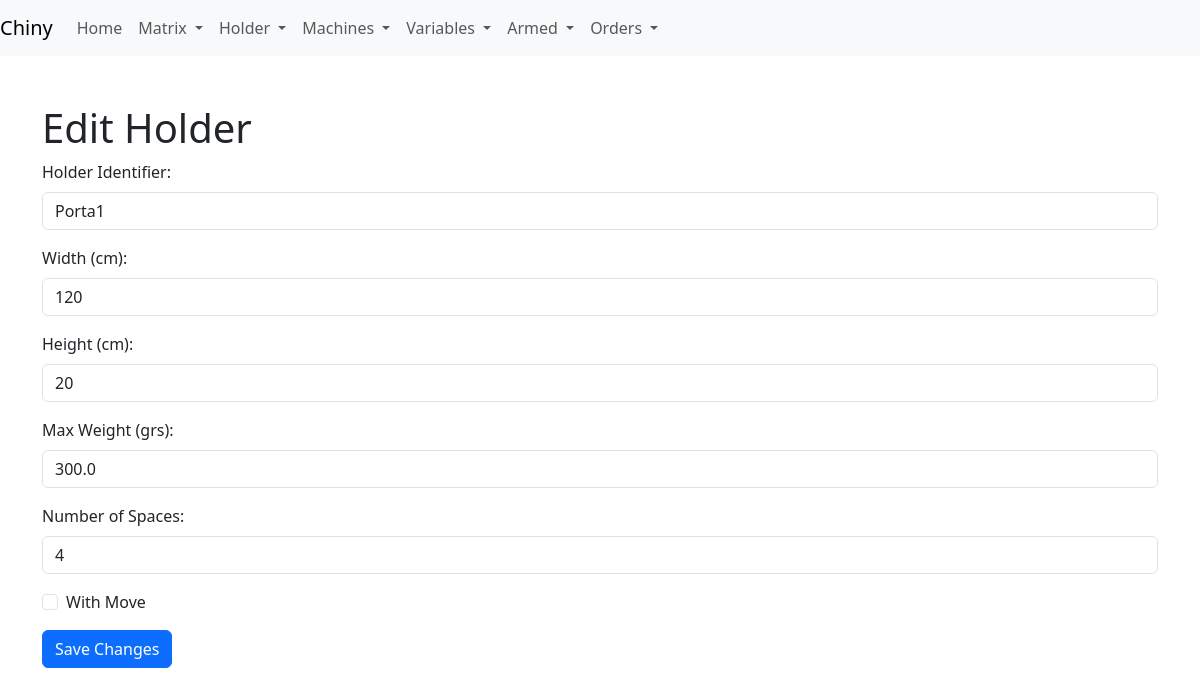
/edit_holder/1, run on the app's committed database.
### app/models.py (models this page shows)
class Holder(db.Model):
    __tablename__ = 'holder'
    id = db.Column(db.Integer, primary_key=True)
    identifier = db.Column(db.String(5), nullable=False)
    width_cm = db.Column(db.Integer, nullable=False)
    height_cm = db.Column(db.Integer, nullable=False)
    max_weight_grs = db.Column(db.Float, nullable=False)
    with_move = db.Column(db.Boolean, default=False)
    available = db.Column(db.Boolean, default=True)
    num_spaces = db.Column(db.Integer, nullable=False)  # Número de espacios
    sectors = db.relationship('Sector', backref='holder', lazy=True)

### app/routes.py (the view, shortened to what this page needs)
@app.route('/edit_holder/<int:holder_id>', methods=['GET', 'POST'])
def edit_holder(holder_id):
    holder = Holder.query.get_or_404(holder_id)
    return render_template('edit_holder.html', holder=holder)

### app/templates/edit_holder.html (shortened to what this page needs)
<!DOCTYPE html>
<html lang="en">
<head>
    <link rel="stylesheet" href="{{ url_for('static', filename='css/bootstrap.min.css') }}">
</head>
<body>
    {% include 'navbar.html' %}
    <div class="container mt-5">
        <h1>Edit Holder</h1>
        <form method="POST" action="{{ url_for('edit_holder', holder_id=holder.id) }}">
            <div class="mb-3">
                <label for="identifier" class="form-label">Holder Identifier:</label>
                <input type="text" class="form-control" id="identifier" name="identifier" value="{{ holder.identifier }}" required>
            </div>
            <div class="mb-3">
                <label for="width_cm" class="form-label">Width (cm):</label>
                <input type="number" class="form-control" id="width_cm" name="width_cm" value="{{ holder.width_cm }}" required>
            </div>
            <div class="mb-3">
                <label for="height_cm" class="form-label">Height (cm):</label>
                <input type="number" class="form-control" id="height_cm" name="height_cm" value="{{ holder.height_cm }}" required>
            </div>
            <div class="mb-3">
                <label for="max_weight_grs" class="form-label">Max Weight (grs):</label>
                <input type="number" class="form-control" id="max_weight_grs" name="max_weight_grs" value="{{ holder.max_weight_grs }}" required>
            </div>
            <div class="mb-3">
                <label for="num_spaces" class="form-label">Number of Spaces:</label>
                <input type="number" class="form-control" id="num_spaces" name="num_spaces" value="{{ holder.num_spaces }}" required>
            </div>
            <div class="form-check mb-3">
                <input type="checkbox" class="form-check-input" id="with_move" name="with_move" {% if holder.with_move %}checked{% endif %}>
                <label class="form-check-label" for="with_move">With Move</label>
            </div>
            <input type="submit" class="btn btn-primary" value="Save Changes">
        </form>
    </div>
</body>
</html>

### data on the page
Holder: identifier "Porta1", width_cm "120", height_cm "20", max_weight_grs "300.0", num_spaces "4"
